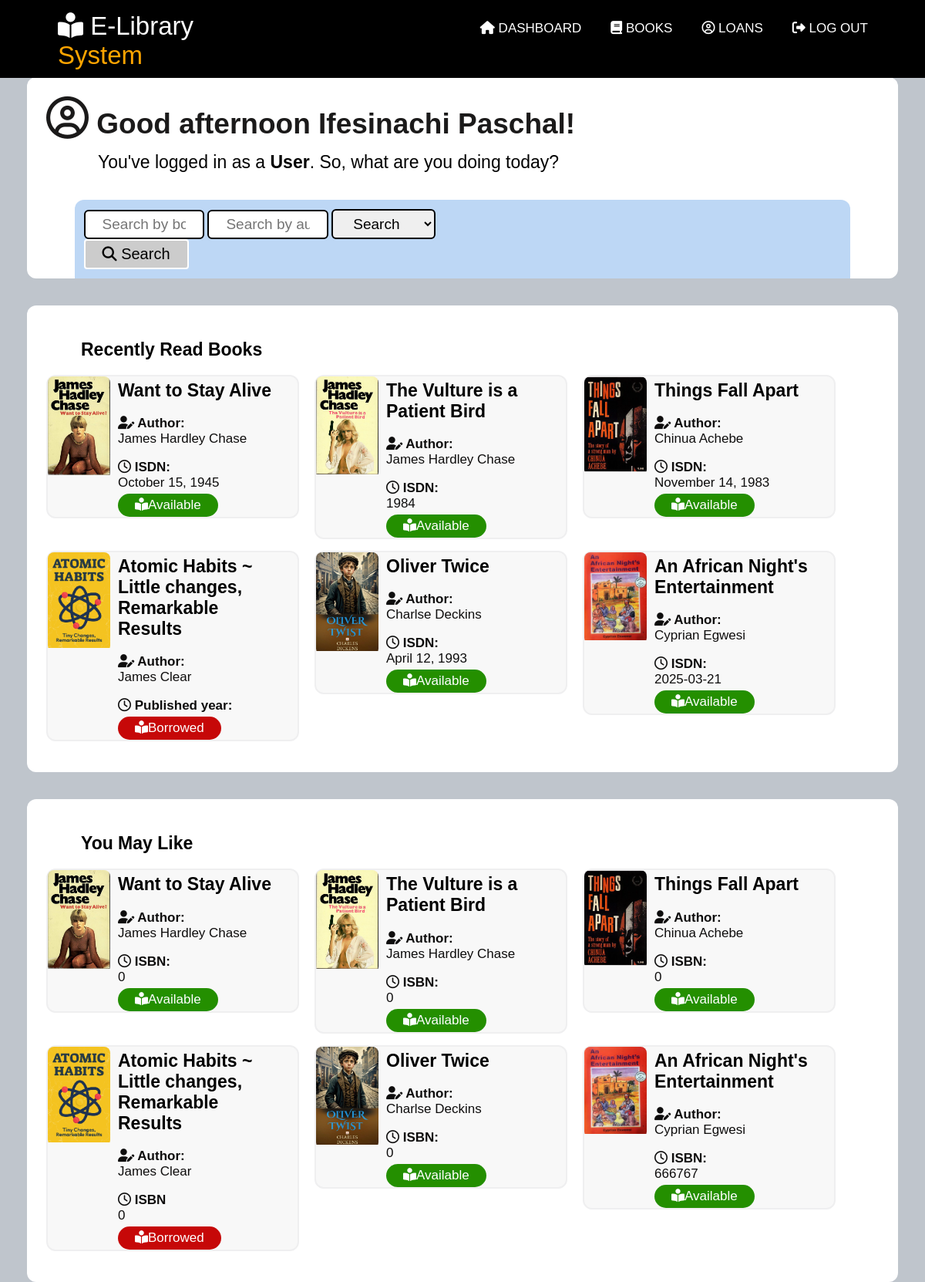
The app's page /dashboard.php (signed in) with its own data.
### tables this page shows
CREATE TABLE `users` (
  `user_id` int(224) NOT NULL,
  `fname` varchar(100) NOT NULL,
  `email` varchar(100) NOT NULL,
  `account_category` varchar(13) NOT NULL,
  `password` varchar(225) NOT NULL,
  `date_registered` varchar(100) NOT NULL,
  `ipaddress` varchar(50) NOT NULL,
  `recycle` varchar(10) NOT NULL DEFAULT 'False'
);

CREATE TABLE `books_tb` (
  `book_id` int(224) NOT NULL,
  `book_title` varchar(200) NOT NULL,
  `book_brief` text NOT NULL,
  `book_author` varchar(100) NOT NULL,
  `book_genre` varchar(50) NOT NULL,
  `book_isbn` int(100) NOT NULL,
  `book_quantity` int(100) NOT NULL,
  `published_date` varchar(100) NOT NULL,
  `cover_image` varchar(100) NOT NULL,
  `book_status` varchar(50) NOT NULL DEFAULT 'Available',
  `uploaded_by` varchar(100) NOT NULL,
  `book_file` varchar(200) NOT NULL,
  `ipaddress` varchar(100) NOT NULL,
  `recycle` varchar(10) NOT NULL DEFAULT 'False'
);

### dashboard.php (the view, shortened to what this page needs)
<?php
include("session.php");
?>
<?PHP
$id = $_SESSION['id'];
$SQL = "SELECT * FROM users WHERE user_id = '$id'";
$result = mysqli_query($link, $SQL);
while ($db_field = mysqli_fetch_assoc($result)) {
    $fname = $db_field['fname'];
    $account_category = $db_field['account_category'];
}
?>
<!DOCTYPE html>
<html lang="en">
<head>
    <link rel="stylesheet" href="css/style.css">
</head>
<body>
    <div class="navigationBar">
        <div class="logoArea">
            <h2><a href="dashboard.php"><i class="fa-solid fa-book-open-reader"></i> E-Library <span>System</span></a>
            </h2>
        </div>
        <div class="menuArea">
            <ul>
                <li><a href="dashboard.php"><i class="fa-solid fa-house"></i> Dashboard</a></li>
                <li><a href="books.php"><i class="fa-solid fa-book"></i> Books</a></li>
                <li><a href="my_borrowed_books.php"><i class="fa-regular fa-circle-user"></i> Loans</a></li>
                <li><a href="sign_out.php"><i class="fa-solid fa-right-from-bracket"></i> Log Out</a></li>
            </ul>
        </div>
    </div>
    <div class="pageArea">
        <div class="greetingsTab">
            <h2><i class="fa-regular fa-circle-user"></i>
                <?php
                $time = date("H");
                if ($time < "12") {
                    echo "Good morning";
                } else
                    if ($time >= "12" && $time < "17") {
                        echo "Good afternoon";
                    }
                ?>
                <?php
                echo " $fname!</h2>
        <p>You've logged in as a <strong>$account_category</strong>. So, what are you doing today?</p>";
                ?>
                <div class="shortMenu">
                    <div class="formArea">
                        <form action="search_book.php" method="GET">
                            <input type="text" name="keyword_title" placeholder="Search by book title">
                            <input type="text" name="keyword_author" placeholder="Search by author">
                            <select name="keyword_genre">
                                <option>Search by genre</option>
                            </select>
                            <button type="submit" name="search"><i class="fa-solid fa-magnifying-glass"></i>
                                Search</button>
                        </form>
                    </div>
                </div>
        </div>
        <div class="recentlyRead">
            <h2>Recently Read Books</h2>
            <?php
            $SQL = "SELECT * FROM books_tb WHERE recycle='False'";
            $result = mysqli_query($link, $SQL);
            while ($db_field = mysqli_fetch_assoc($result)) {
                $book_id = $db_field['book_id'];
                $book_title = $db_field['book_title'];
                $book_author = $db_field['book_author'];
                $published_date = $db_field['published_date'];
                $cover_image = $db_field['cover_image'];
                $book_status = $db_field['book_status'];
                if ($book_status == "Borrowed") {
                    echo "<a href='view_book.php?book_id=$book_id'><div class='bookThumbnail'>
            <div class='bookCover'>
                <img src='book_cover/$cover_image'>
            </div>
            <div class='detailPage'>
                <h2>$book_title</h2>
                <p><i class='fa-solid fa-user-pen'></i> Author: <span>$book_author</span></p>
                <p><i class='fa-regular fa-clock'></i> Published year: <span>$published_date</span></p>
                <div class='borrowed'><i class='fa-solid fa-book-open-reader'></i> $book_status</div>
            </div>
            </div></a>";
                } else {
                    echo "<a href='view_book.php?book_id=$book_id'><div class='bookThumbnail'>
            <div class='bookCover'>
                <img src='book_cover/$cover_image'>
            </div>
            <div class='detailPage'>
                <h2>$book_title</h2>
                <p><i class='fa-solid fa-user-pen'></i> Author: <span>$book_author</span></p>
                <p><i class='fa-regular fa-clock'></i> ISDN: <span>$published_date</span></p>
                <div class='bookstatus'><i class='fa-solid fa-book-open-reader'></i> $book_status</div>
            </div>
            </div></a>";
                }
            }
            ?>
        </div>
        <div class="recentlyRead">
            <h2>You May Like</h2>
            <?php
            $SQL = "SELECT * FROM books_tb WHERE recycle='False'";
            $result = mysqli_query($link, $SQL);
            while ($db_field = mysqli_fetch_assoc($result)) {
                $book_id = $db_field['book_id'];
                $book_title = $db_field['book_title'];
                $book_author = $db_field['book_author'];
                $book_isbn = $db_field['book_isbn'];
                $cover_image = $db_field['cover_image'];
                $book_status = $db_field['book_status'];
                if ($book_status == "Borrowed") {
                    echo "<a href='view_book.php?book_id=$book_id'><div class='bookThumbnail'>
<div class='bookCover'>
    <img src='book_cover/$cover_image'>
</div>
<div class='detailPage'>
    <h2>$book_title</h2>
    <p><i class='fa-solid fa-user-pen'></i> Author: <span>$book_author</span></p>
    <p><i class='fa-regular fa-clock'></i> ISBN <span>$book_isbn</span></p>
    <div class='borrowed'><i class='fa-solid fa-book-open-reader'></i> $book_status</div>
</div>
</div></a>";
                } else {
                    echo "<a href='view_book.php?book_id=$book_id'><div class='bookThumbnail'>
<div class='bookCover'>
    <img src='book_cover/$cover_image'>
</div>
<div class='detailPage'>
    <h2>$book_title</h2>
    <p><i class='fa-solid fa-user-pen'></i> Author: <span>$book_author</span></p>
    <p><i class='fa-regular fa-clock'></i> ISBN: <span>$book_isbn</span></p>
    <div class='bookstatus'><i class='fa-solid fa-book-open-reader'></i> $book_status</div>
</div>
</div></a>";
                }
            }
            ?>
        </div>
    </div>
</body>
</html>

### css/style.css (style rules this page uses)
body { font-family: sans-serif; font-size: 17px; align-items: center; background-color: rgb(191, 197, 204); padding: 0; margin: 0; }
.navigationBar { background-color: rgb(0, 0, 0); width: 100%; position: fixed; color: white; display: inline-table; }
.navigationBar h2 { color: white; font-size: 33px; margin-top: 0px; margin-bottom: 10px; font-weight: lighter; margin-left: 75px; }
.navigationBar span { color: orange; font-size: 33px; font-weight: lighter; }
.logoArea { width: 30%; display: inline-table; float: left; margin-top: 15px; }
.logoArea a { text-decoration: none; color: white; }
.menuArea { display: inline-table; width: 50%; margin-top: 10px; float: right; margin-right: 55px; text-align: right; }
.menuArea ul { list-style: none; display: flex; float: right; }
.menuArea li a { text-decoration: none; color: white; text-transform: uppercase; padding: 19px; padding-top: 20px; padding-bottom: 35px; }
.pageArea { padding-top: 100px; width: 100%; height: 100vh; margin: 0 auto; }
.greetingsTab { background-color: white; border-radius: 12px; width: 90%; margin: 0 auto; padding: 25px; padding-bottom: 0px; }
.greetingsTab h2 { font-size: 37px; color: rgb(27, 26, 26); margin-top: 0px; margin-bottom: 0px; }
.greetingsTab p { margin-top: 15px; margin-bottom: 5px; font-size: 23px; margin-left: 67px; }
.greetingsTab i { font-size: 55px; }
.recentlyRead { background-color: white; width: 90%; text-align: left; padding: 25px; margin: 0 auto; margin-top: 35px; border-radius: 12px; }
.recentlyRead a { text-decoration: none; color: rgb(14, 13, 13); }
.recentlyRead h2 { color: rgb(0, 0, 0); width: 90%; text-align: left; margin-left: 45px; font-weight: bold; font-size: 23px; }
.bookThumbnail { width: 30%; border-radius: 12px; border-style: solid; border-width: 2px; border-color: rgb(239, 239, 240); background-color: rgb(248, 248, 248); display: inline-table; text-align: left; margin-right: 20px; transform: all 3s; cursor: pointer; margin-bottom: 15px; }
.bookCover { width: 25%; overflow: hidden; border-radius: 8px; display: inline-table; vertical-align: top; }
.bookCover img { width: 100%; }
.detailPage { display: inline-table; width: 70%; margin-left: 10px; }
.detailPage h2 { font-weight: bold; margin-top: 5px; text-align: left; margin-left: 0px; }
.detailPage p { font-weight: bold; margin-bottom: 0px; }
.detailPage span { display: block; font-weight: lighter; }
.bookstatus { background-color: rgb(36, 143, 0); padding: 5px 22px 5px 22px; border-radius: 100px; font-size: 17px; margin-top: 4px; color: white; display: inline-table; }
.borrowed { background-color: rgb(198, 8, 8); padding: 5px 22px 5px 22px; border-radius: 100px; font-size: 17px; margin-top: 4px; color: white; display: inline-table; }
.shortMenu { background-color: rgb(189, 215, 245); padding: 12px; border-radius: 12px 12px 0px 0px; width: 91%; margin: 0 auto; margin-top: 35px; }
.formArea { display: inline-table; width: 55%; }
.formArea input { width: 20%; padding: 6px 22px 6px 22px; border-radius: 6px; font-size: 19px; border-style: none; border-style: solid; border-width: 2px; border-color: black; }
.formArea select { width: 25%; padding: 6px 22px 6px 22px; border-radius: 6px; font-size: 19px; border-style: none; border-style: solid; border-width: 2px; border-color: black; }
.formArea button { padding: 6px 22px 6px 22px; display: inline-table; font-size: 20px; background-color: rgb(204, 204, 204); color: rgb(0, 0, 0); border-style: solid; border-color: white; border-radius: 4px; }
.formArea i { font-size: 19px; border-style: none; background-color: transparent; outline: none; }

### records on screen
users: fname "Ifesinachi Paschal", account_category "User"
books_tb: cover_image (picture), book_title "Want to Stay Alive", book_author "James Hardley Chase", published_date "October 15, 1945", book_status "Available", book_isbn "0"
books_tb: cover_image (picture), book_title "The Vulture is a Patient Bird", book_author "James Hardley Chase", published_date "1984", book_status "Available", book_isbn "0"
books_tb: cover_image (picture), book_title "Things Fall Apart", book_author "Chinua Achebe", published_date "November 14, 1983", book_status "Available", book_isbn "0"
books_tb: cover_image (picture), book_title "Atomic Habits ~ Little changes, Remarkable Results", book_author "James Clear", book_status "Borrowed", book_isbn "0"
books_tb: cover_image (picture), book_title "Oliver Twice", book_author "Charlse Deckins", published_date "April 12, 1993", book_status "Available", book_isbn "0"
books_tb: cover_image (picture), book_title "An African Night's Entertainment", book_author "Cyprian Egwesi", published_date "2025-03-21", book_status "Available", book_isbn "666767"
